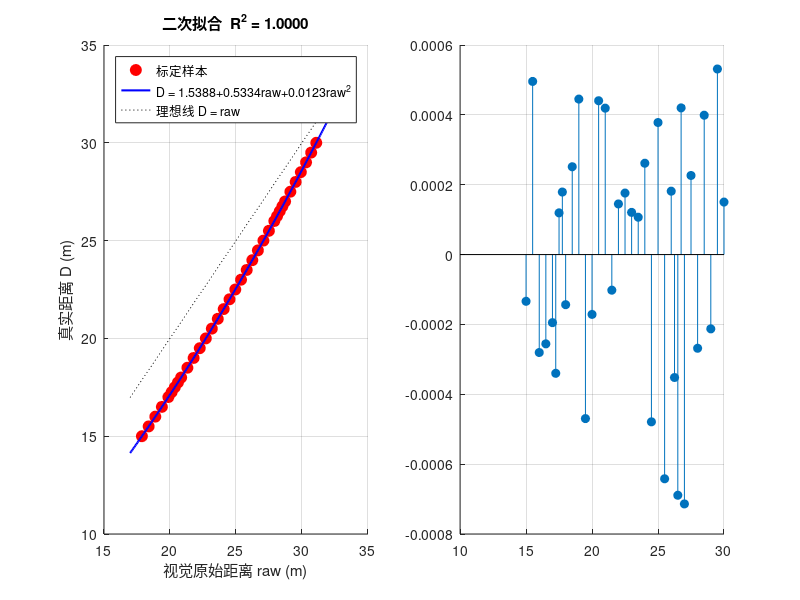

Source code (MATLAB): (Note: this script raises an error after producing the figure.)
%% fit_stereo_range.m
% 双目测距修正拟合脚本
%
% 模型：D = a0 + a1*raw + a2*raw^2
%   raw = 视觉原始计算距离（理想平行双目 S = T/d，程序终端打印的 raw 值，单位 m）
%   D   = 激光测距仪测得的真实距离（单位 m）
%
% 采数方法：
%   引导灯置于镖架正前方，15 ~ 30 m 每隔 0.5 m 记录一档（共 31 档），
%   并在前哨（≈17.25 m）与基地（≈26.45 m）两个工况点附近加密（±1 m 内
%   加密到 0.125~0.25 m 一档），保证工况点处拟合精度。
%   激光测距仪记录真实距离，每档记录若干次视觉 raw 值取平均（也可把全部
%   单次样本直接填入，统计上更优）。档位间距不必严格——真实距离以激光
%   读数为准，只需近似均匀覆盖并加密工况点。
%
% 拟合：二次多项式（polyfit）。
% 注意系数顺序：MATLAB polyfit 输出为降幂 [a2, a1, a0]，
%   而 configs/test.yaml 的 stereo_distance_correction_coeffs 为升幂 [a0, a1, a2]，
%   本脚本输出已按 yaml 顺序排好，直接复制即可。

clear; clc; close all

%% 1. 标定样本
% ===== 采数网格（0.5 m 基础 + 工况点加密，共 35 档） =====
%   基础网格 15:0.5:30；前哨(≈17.25)/基地(≈26.45)工况点 ±1m 内加密到 0.25 m，
%   即 [15 15.5 16 16.5 17 17.25 17.5 17.75 18 18.5 ... 26 26.25 26.5 26.75 27 27.5 28 28.5 29 29.5 30]
%   （17.5 / 26.5 已在基础网格中，加密实际新增 17.25 17.75 26.25 26.75 四档）
true_dist = [15:0.5:30, 17.25:0.25:17.75, 26.25:0.25:26.75];
true_dist = sort(unique(true_dist));                    % 35 档
fprintf('采数网格共 %d 档\n', numel(true_dist));

% TODO【占位值，采数后整体替换】：以下 35 个 raw 值按合理的非线性规律生成
%（raw 大于真实距离、差距随距离增大，与真实双目规律一致），仅供跑通脚本；
% 正式标定时替换为每档视觉 raw 实测均值（与 true_dist 逐元素对应）。
raw_mean  = [17.873 18.383 18.888 19.386 19.878 20.122 20.364 20.605 20.845 ...
             21.320 21.790 22.256 22.716 23.171 23.622 24.069 24.511 24.949 ...
             25.383 25.813 26.239 26.662 27.080 27.496 27.907 28.112 28.316 ...
             28.518 28.721 29.122 29.521 29.916 30.309 30.698 31.085];

assert(numel(raw_mean) == numel(true_dist), 'raw_mean 与 true_dist 长度必须一致');
assert(numel(raw_mean) >= 3, '二次拟合至少需要 3 个样本点');
raw_mean  = raw_mean(:);
true_dist = true_dist(:);

%% 2. 二次拟合
p = polyfit(raw_mean, true_dist, 2);   % p = [a2, a1, a0]（降幂）
a2 = p(1); a1 = p(2); a0 = p(3);

% 拟合优度 R^2
y_fit  = polyval(p, raw_mean);
ss_res = sum((true_dist - y_fit).^2);
ss_tot = sum((true_dist - mean(true_dist)).^2);
r2 = 1 - ss_res / ss_tot;

%% 3. 结果输出（可直接复制到 configs/test.yaml）
fprintf('\n===== 拟合结果 =====\n');
fprintf('D = %.6f + %.6f*raw + %.6f*raw^2\n', a0, a1, a2);
fprintf('R^2 = %.4f\n', r2);
fprintf('\n复制到 configs/test.yaml（注意顺序为 [a0, a1, a2] 升幂）：\n');
fprintf('stereo_distance_correction_coeffs: [%.6f, %.6f, %.6f]\n\n', a0, a1, a2);

%% 4. 可视化
x_plot = linspace(min(raw_mean)*0.95, max(raw_mean)*1.05, 200);

figure('Name', '双目测距二次拟合', 'Position', [100 100 1100 420]);

subplot(1, 2, 1); hold on; grid on
plot(raw_mean, true_dist, 'ro', 'MarkerFaceColor', 'r', 'MarkerSize', 8, 'DisplayName', '标定样本');
plot(x_plot, polyval(p, x_plot), 'b-', 'LineWidth', 1.5, 'DisplayName', ...
    sprintf('D = %.4f%+.4fraw%+.4fraw^2', a0, a1, a2));
plot(x_plot, x_plot, 'k:', 'DisplayName', '理想线 D = raw');
xlabel('视觉原始距离 raw (m)'); ylabel('真实距离 D (m)');
title(sprintf('二次拟合  R^2 = %.4f', r2));
legend('Location', 'northwest');

subplot(1, 2, 2); hold on; grid on
stem(true_dist, true_dist - y_fit, 'filled');
yline(0, 'k--');
xlabel('真实距离 D (m)'); ylabel('残差 D - D_{fit} (m)');
title('拟合残差（应无随距离变化的明显趋势）');

%% 5. 残差趋势自检
% R^2 应 > 0.99；若残差随距离呈系统性趋势（单调或弯曲），说明二次骨架不足
% 或样本异常，先检查该档样本离散度，再考虑是否在代码公式侧加高阶项（需同步改 C++）。
resid = true_dist - y_fit;
fprintf('残差最大绝对值: %.3f m，RMSE: %.3f m\n', ...
    max(abs(resid)), sqrt(mean(resid.^2)));
